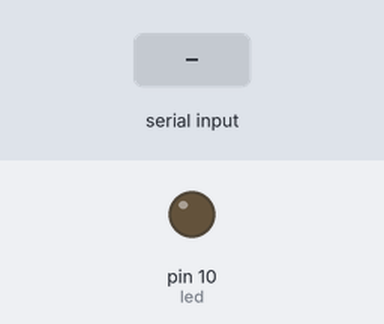
Bench run of a sketch on a simulated Arduino Uno, built with avr-gcc and run on an emulated ATmega328P. Parts: output pins drawn as LEDs (lit = HIGH). Dashed ring = blinking. The test bench sets the inputs (shaded band).

Above: at 1.2 s.
1.3 s: "90,45\n" received over Serial
At 2.38 s:
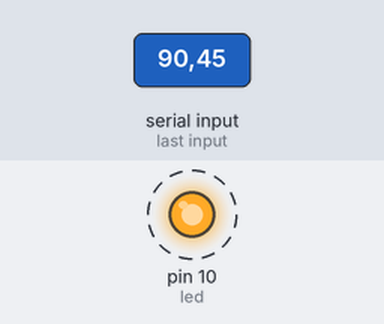
Timing chart, 0 to 10.3 s (numbered marks = the images above; inputs shaded):
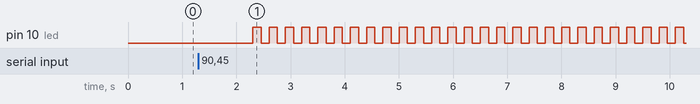

Measured:
- after the input at 1.3 s, pin 10 (led): alternates HIGH for 0.15 s and LOW for 0.15 s, starting after 1.0 s

The sketch:

Arduinoinput.ino
```cpp
#define led 10 //จะ set ขาหลอดไฟ เซ็ดตรงนี้
int numberin = 0;
String datain = "";

void setup() {
  pinMode(led, OUTPUT);
  digitalWrite(led, LOW);
  Serial.begin(9600);

}

void loop() {
  if (Serial.available() > 0) {
    datain = Serial.readString();
    numberin = datain.toInt();
    for (int i = 0; i < numberin; i++) {
      digitalWrite(led, HIGH);
      delay(150);
      digitalWrite(led, LOW);
      delay(150);
    }
  }

}
```
